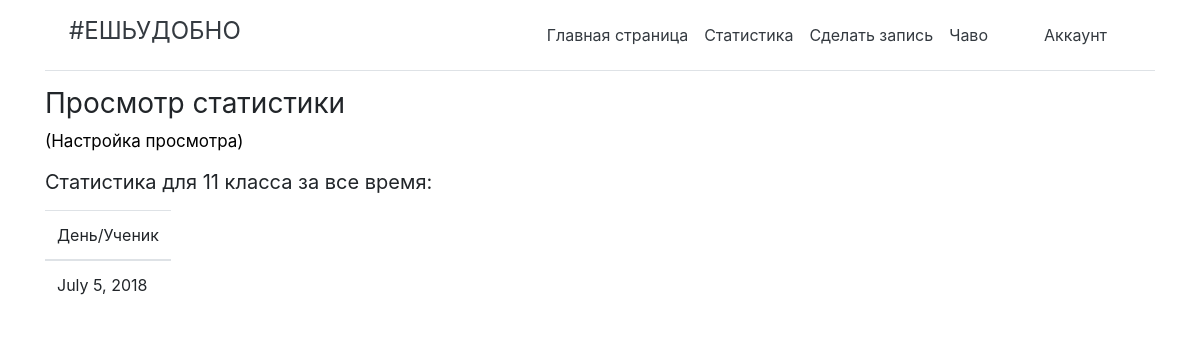
/class/4/ (signed in), run on an earlier commit of the app's database.
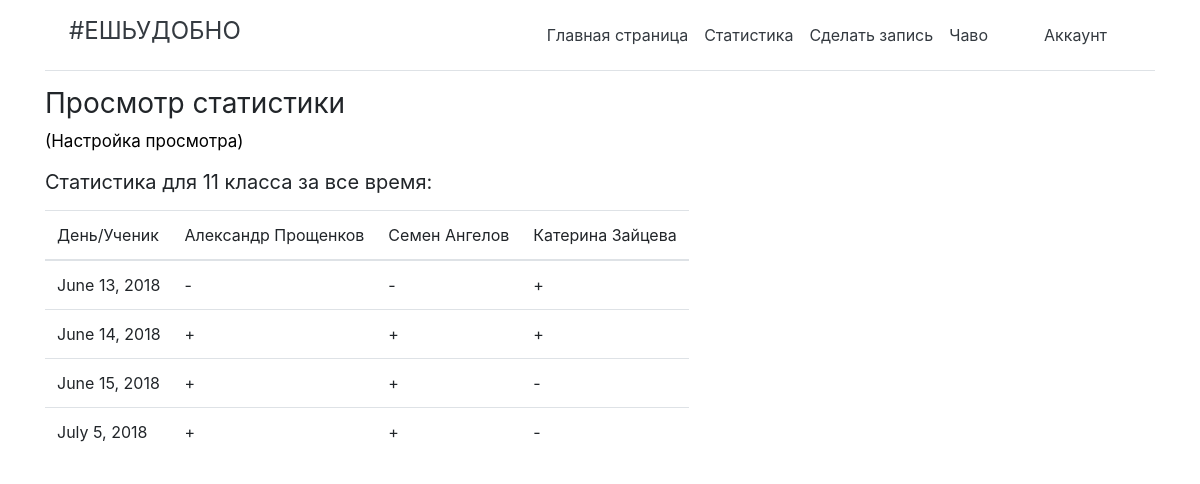
And on a later commit of the database.
### app/models.py (models this page shows, shortened)
class State(models.Model):
    date = models.DateField(help_text = '- в формате гггг-мм-дд')
    status = models.CharField(max_length=1)
    people = models.ManyToManyField(People,
        help_text = '-выберите только тех, кто пришел!',
        related_name="peoples",
        blank = 'true')
    school_class = models.CharField(max_length=10)
    school_class_id = models.CharField(max_length=10)
    author = models.CharField(max_length=100)
    availability = models.CharField(max_length=2)
    class Meta:
        ordering = ['date']

class People(models.Model):
    first_name = models.CharField(max_length=100, help_text = 'Имя учащегося')
    last_name = models.CharField(max_length=100, help_text = 'Фамилия учащегося')
    school_class = models.ForeignKey(SchoolClass, help_text = 'Класс ученика', on_delete = models.SET_NULL, null=True)
    def __str__(self):
        return '{} {}'.format(self.first_name, self.last_name)

### app/views.py (the view)
# urls.py: path('class/<int:pk>/', views.class_detail_view, name='detail'),
@login_required
def class_detail_view(request, pk):
    state = State.objects.filter(school_class='{}'.format(SchoolClass.objects.filter(id=pk).first()), availability='+')
    cls = SchoolClass.objects.filter(id='{}'.format(pk))
    people = People.objects.filter(school_class='{}'.format(pk))
    return render(
        request,
        'app/state_list.html',
        context = {'state': state, 'cls':cls, 'people':people, 'pk':pk})

### app/models.py (called while the page is built)
    def __str__(self):
        return self.school_class

### app/templates/app/state_list.html (shortened to what this page needs)
{% extends "base_generic.html" %}
{% block content %}
<div class="container">
  {% load static %}
  <h3 class="font-weight-normal">Просмотр статистики</h3>
  {% if order %}
  {% else %}
    <span href="" class="ref">(Настройка просмотра)</span>
  {% endif %}
  <h5 class="font-weight-normal">Статистика для {{cls.0}} класса {% if order == '1' %}за последний месяц{% elif order == '2' %}за последние полгода{% else %}за все время:{% endif %}</h5> <p></p>
  {% if state %}
    <table class="table-responsive table-hover table">
      <thead>
        <tr>
          <th><div class="font-weight-normal">День/Ученик</div></th>
          {% for i in people %}
            <th><div class="font-weight-normal">{{i}}</div></th>
          {% endfor %}
        </tr>
      </thead>
      <tbody>
        {% for i in state %}
          <tr scope = "row">
            {% ifchanged i.date %}
              <th><div class="font-weight-normal">{{i.date}}</div></th>
              {% for d in people%}
                {% if d in i.people.all %}
                  <th><div class="font-weight-normal">+</div></th>
                {% else %}
                  <th><div class="font-weight-normal">-</div></th>
                {% endif %}
              {% endfor %}
            {% endifchanged %}
          </tr>
        {% endfor %}
      </tbody>
    </table>
  {% else %}
    <h5 class="font-weight-normal">Нет ни одной записи</h5>
  {% endif %}
</div>
{% endblock %}

What changed in the data, as far as the page shows it:
added People: first_name+last_name "Александр Прощенков"
added People: first_name+last_name "Семен Ангелов"
added People: first_name+last_name "Катерина Зайцева"
added State: date "June 13, 2018"
added State: date "June 14, 2018"
added State: date "June 15, 2018"
